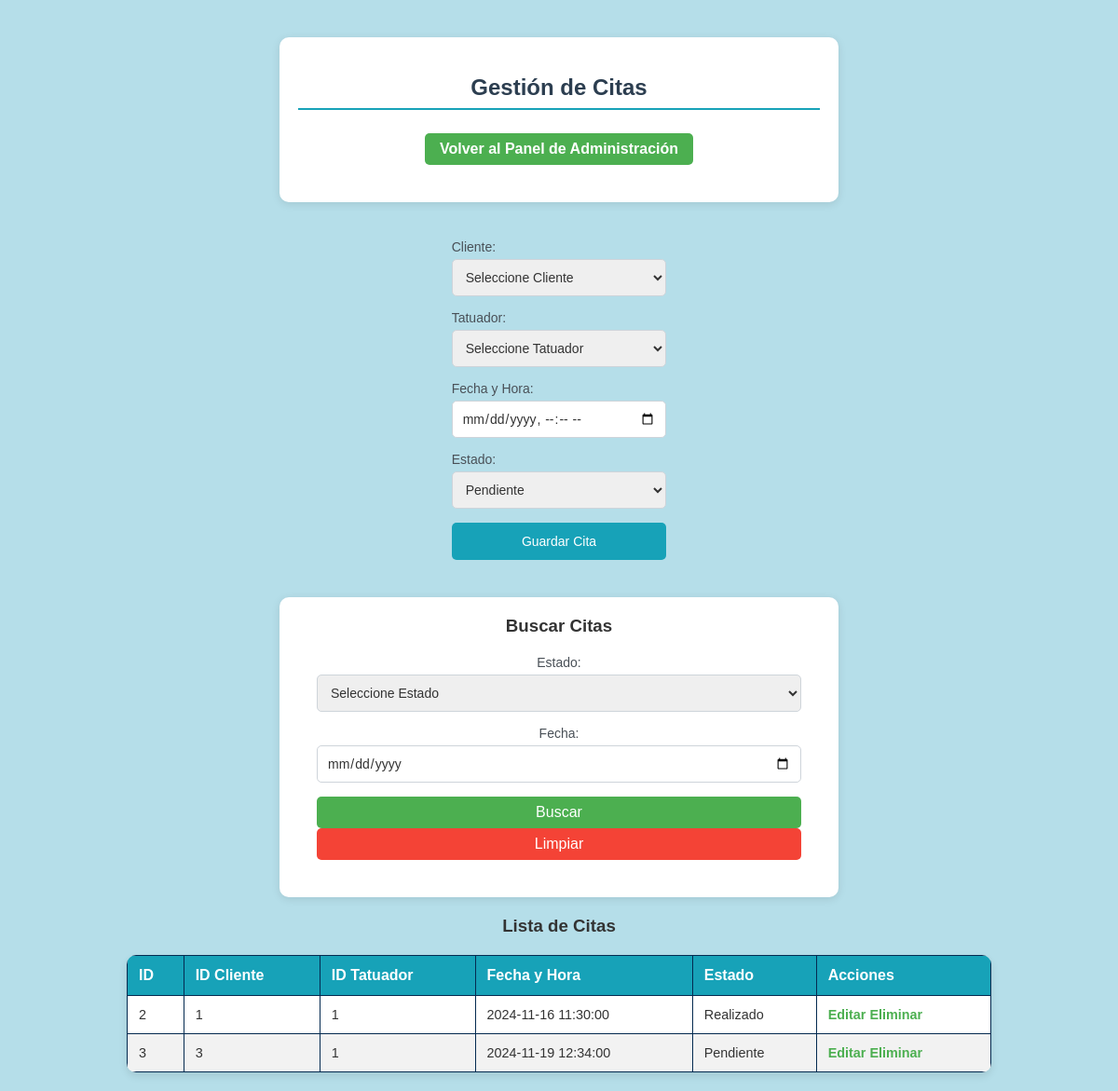
/citas.php, run on an earlier commit of the app's database.
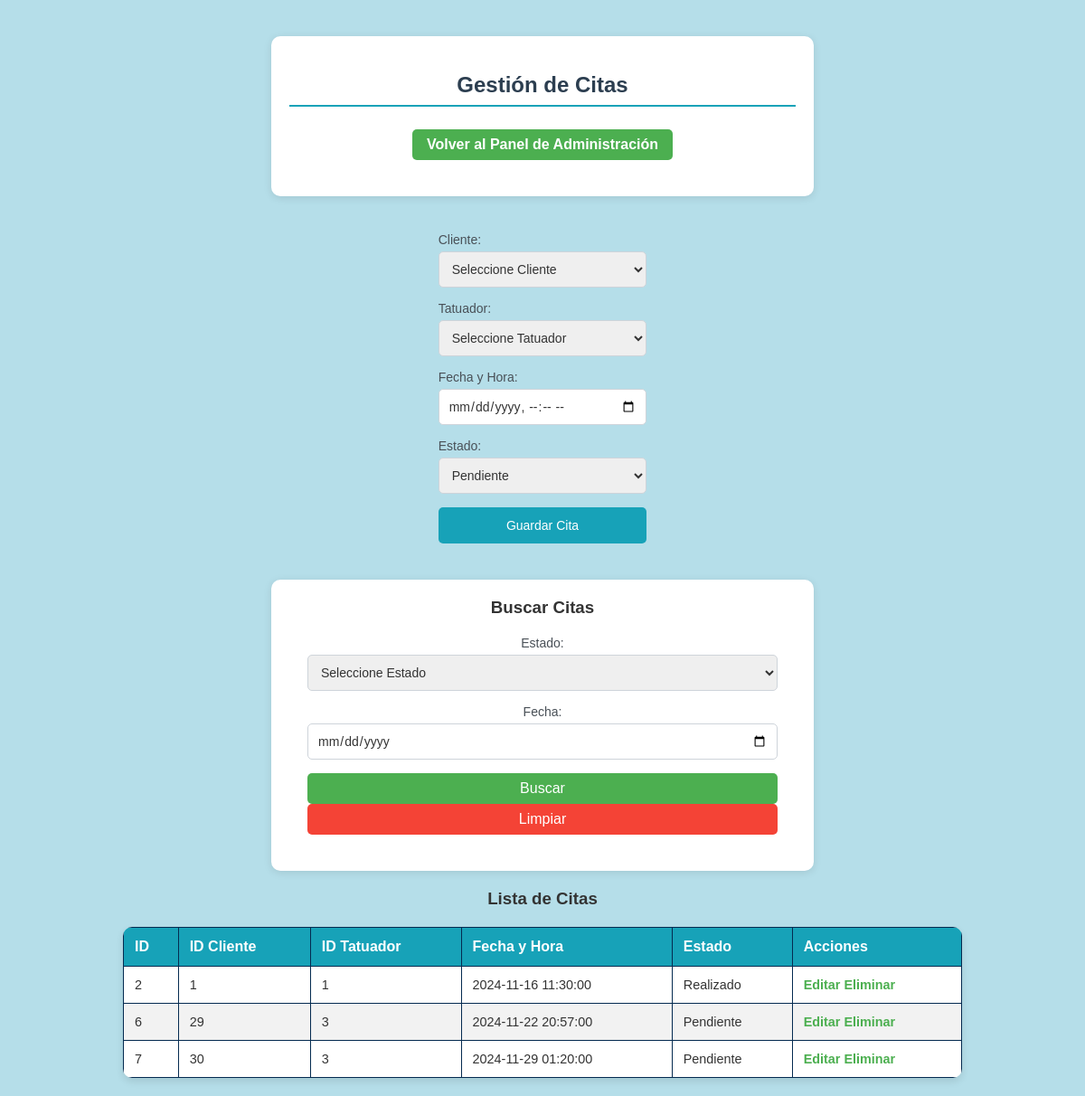
And on a later commit of the database.
### tables this page shows
CREATE TABLE `cita` (
  `id_cia` int(10) NOT NULL,
  `cle_id` int(10) NOT NULL,
  `tar_id_tar` int(10) NOT NULL,
  `fecha_y_hora` datetime NOT NULL,
  `estado` varchar(10) NOT NULL
);

### citas.php (the view, shortened to what this page needs)
<?php
include 'connection.php';
$sql = "SELECT * FROM cita";
$stmt = $conn->prepare($sql);
$stmt->execute();
$result = $stmt->get_result();
?>
<!DOCTYPE html>
<html lang="es">
<head>
    <link rel="stylesheet" href="css/estilo.css">
</head>
<body style='background-color: #b5dee9;'>
<div class="form-container">
    <h2>Gestión de Citas</h2>
    <a href="admin_dashboard.php" class="btn">Volver al Panel de Administración</a>
</div>
<form method="POST">
    <label for="cle_id">Cliente:</label>
    <select name="cle_id" required>
        <option value="">Seleccione Cliente</option>
    </select>
    <label for="tar_id_tar">Tatuador:</label>
    <select name="tar_id_tar" required>
        <option value="">Seleccione Tatuador</option>
    </select>
    <label for="fecha_y_hora">Fecha y Hora:</label>
    <input type="datetime-local" name="fecha_y_hora" required>
    <label for="estado">Estado:</label>
    <select name="estado" required>
        <option value="Pendiente" <?php echo isset($cita) && $cita['estado'] == 'Pendiente' ? 'selected' : ''; ?>>Pendiente</option>
    </select>
    <button type="submit">Guardar Cita</button>
</form>
<div class="search-container">
    <h3>Buscar Citas</h3>
    <form method="GET">
        <label for="estado">Estado:</label>
        <select name="estado">
            <option value="">Seleccione Estado</option>
        </select>
        <label for="fecha">Fecha:</label>
        <input type="date" name="fecha" value="<?php echo isset($_GET['fecha']) ? $_GET['fecha'] : ''; ?>">
        <button type="submit" class="btn-buscar">Buscar</button>
        <button type="reset" onclick="window.location.href='citas.php';" class="btn-limpiar">Limpiar</button>
    </form>
</div>
<h3>Lista de Citas</h3>
<table>
    <thead>
        <tr>
            <th>ID</th>
            <th>ID Cliente</th>
            <th>ID Tatuador</th>
            <th>Fecha y Hora</th>
            <th>Estado</th>
            <th>Acciones</th>
        </tr>
    </thead>
    <tbody>
        <?php while ($row = $result->fetch_assoc()): ?>
            <tr>
                <td><?php echo $row['id_cia']; ?></td>
                <td><?php echo $row['cle_id']; ?></td>
                <td><?php echo $row['tar_id_tar']; ?></td>
                <td><?php echo $row['fecha_y_hora']; ?></td>
                <td><?php echo $row['estado']; ?></td>
                <td>
                    <a href="editar_citas.php?id=<?php echo $row['id_cia']; ?>">Editar</a>
                    <a href="citas.php?delete_id=<?php echo $row['id_cia']; ?>" onclick="return confirm('¿Estás seguro de que deseas eliminar esta cita?');">Eliminar</a>
                </td>
            </tr>
        <?php endwhile; ?>
    </tbody>
</table>
</body>
</html>

### Kraken/css/estilo.css (style rules this page uses)
body { font-family: 'Arial', sans-serif; background-color: #e9ecef; margin: 0; }
.form-container { background-color: #ffffff; padding: 20px; border-radius: 8px; box-shadow: 0 4px 8px rgba(0, 0, 0, 0.1); max-width: 600px; margin: 0 auto 20px; }
.form-container h2 { font-size: 18px; color: #495057; border-bottom: 2px solid #17a2b8; padding-bottom: 8px; margin-bottom: 15px; }
form { padding: 20px; }
form label { font-size: 14px; color: #495057; display: block; margin-bottom: 5px; }
form input, form textarea, form select { width: 100%; padding: 10px; margin-bottom: 15px; border: 1px solid #ced4da; border-radius: 5px; font-size: 14px; }
form button { background-color: #17a2b8; color: #ffffff; border: none; padding: 12px 20px; border-radius: 5px; font-size: 14px; cursor: pointer; width: 100%; transition: background-color 0.3s ease; }
a { color: #17a2b8; text-decoration: none; }
table { width: 100%; border-collapse: collapse; margin-top: 20px; }
table th, table td { padding: 12px; border: 1px solid #042a50; text-align: left; }
table th { background-color: #17a2b8; color: #ffffff; }
table tbody tr:nth-child(even) { background-color: #f2f2f2; }

### citas.php (style rules this page uses)
* { margin: 0; padding: 0; box-sizing: border-box; font-family: Arial, sans-serif; color: #333; }
body { background-color: #f0f2f5; display: flex; flex-direction: column; align-items: center; min-height: 100vh; padding: 20px; }
h2 { color: #2c3e50; font-size: 2.2em; margin-top: 20px; margin-bottom: 10px; text-align: center; }
.btn { background-color: #4CAF50; color: white; padding: 10px 20px; text-decoration: none; border-radius: 5px; display: inline-block; margin-bottom: 20px; transition: background-color 0.3s; }
.form-container { width: 80%; max-width: 600px; background-color: #ffffff; padding: 20px; border-radius: 10px; box-shadow: 0 2px 10px rgba(0, 0, 0, 0.1); margin: 20px 0; text-align: center; }
.form-container h2 { color: #2c3e50; margin-bottom: 15px; font-size: 1.5em; }
.form-container .btn { background-color: #4CAF50; color: white; padding: 8px 16px; text-decoration: none; border-radius: 5px; display: inline-block; margin-top: 10px; transition: background-color 0.3s; }
.search-container { width: 80%; max-width: 600px; background-color: #ffffff; padding: 20px; border-radius: 10px; box-shadow: 0 2px 10px rgba(0, 0, 0, 0.1); margin: 20px 0; text-align: center; }
.search-container button { padding: 8px 16px; font-size: 1em; border-radius: 5px; cursor: pointer; display: inline-block; margin-right: 10px; transition: background-color 0.3s; }
.btn-buscar { background-color: #4CAF50; color: white; border: none; }
.btn-limpiar { background-color: #f44336; color: white; border: none; }
table { width: 80%; max-width: 1000px; margin-top: 20px; border-collapse: collapse; background-color: #ffffff; border-radius: 10px; overflow: hidden; box-shadow: 0 4px 8px rgba(0, 0, 0, 0.1); }
th, td { padding: 12px; text-align: left; border-bottom: 1px solid #ddd; }
th { background-color: #2c3e50; color: #ecf0f1; }
td { font-size: 0.9em; color: #333; }
a { color: #4CAF50; text-decoration: none; font-weight: bold; }

What changed in the data, as far as the page shows it:
removed cita: id_cia "3", cle "3", tar_id_tar "1", fecha_y_hora "2024-11-19 12:34:00", estado "Pendiente"
added cita: id_cia "6", cle "29", tar_id_tar "3", fecha_y_hora "2024-11-22 20:57:00", estado "Pendiente"
added cita: id_cia "7", cle "30", tar_id_tar "3", fecha_y_hora "2024-11-29 01:20:00", estado "Pendiente"
